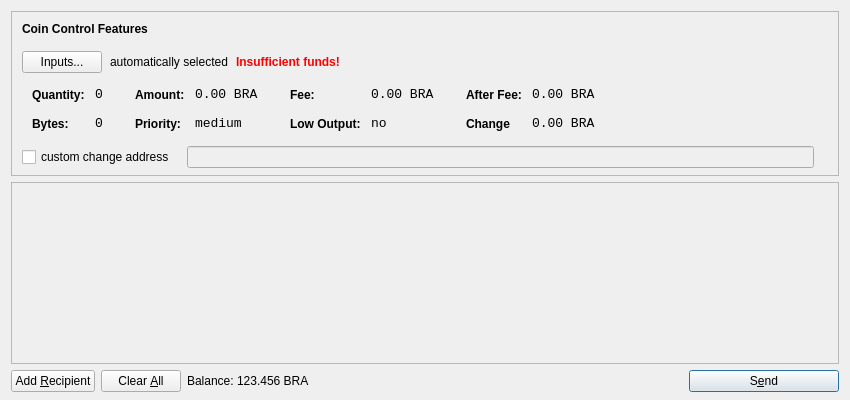
<?xml version="1.0" encoding="UTF-8"?>
<ui version="4.0">
 <class>SendCoinsDialog</class>
 <widget class="QDialog" name="SendCoinsDialog">
  <property name="geometry">
   <rect>
    <x>0</x>
    <y>0</y>
    <width>850</width>
    <height>400</height>
   </rect>
  </property>
  <property name="windowTitle">
   <string>Send Coins</string>
  </property>
  <layout class="QVBoxLayout" name="verticalLayout" stretch="0,1,0">
   <property name="bottomMargin">
    <number>8</number>
   </property>
   <item>
    <widget class="QFrame" name="frameCoinControl">
     <property name="sizePolicy">
      <sizepolicy hsizetype="Expanding" vsizetype="Expanding">
       <horstretch>0</horstretch>
       <verstretch>0</verstretch>
      </sizepolicy>
     </property>
     <property name="maximumSize">
      <size>
       <width>16777215</width>
       <height>16777215</height>
      </size>
     </property>
     <property name="frameShape">
      <enum>QFrame::StyledPanel</enum>
     </property>
     <property name="frameShadow">
      <enum>QFrame::Sunken</enum>
     </property>
     <layout class="QVBoxLayout" name="verticalLayoutCoinControl2">
      <property name="spacing">
       <number>-1</number>
      </property>
      <property name="leftMargin">
       <number>0</number>
      </property>
      <property name="topMargin">
       <number>0</number>
      </property>
      <property name="rightMargin">
       <number>0</number>
      </property>
      <property name="bottomMargin">
       <number>6</number>
      </property>
      <item>
       <layout class="QVBoxLayout" name="verticalLayoutCoinControl" stretch="0,0,0,0,1">
        <property name="spacing">
         <number>0</number>
        </property>
        <property name="leftMargin">
         <number>10</number>
        </property>
        <property name="topMargin">
         <number>10</number>
        </property>
        <item>
         <layout class="QHBoxLayout" name="horizontalLayoutCoinControl1">
          <property name="bottomMargin">
           <number>15</number>
          </property>
          <item>
           <widget class="QLabel" name="labelCoinControlFeatures">
            <property name="sizePolicy">
             <sizepolicy hsizetype="Preferred" vsizetype="Maximum">
              <horstretch>0</horstretch>
              <verstretch>0</verstretch>
             </sizepolicy>
            </property>
            <property name="font">
             <font>
              <weight>75</weight>
              <bold>true</bold>
             </font>
            </property>
            <property name="styleSheet">
             <string notr="true">font-weight:bold;</string>
            </property>
            <property name="text">
             <string>Coin Control Features</string>
            </property>
           </widget>
          </item>
         </layout>
        </item>
        <item>
         <layout class="QHBoxLayout" name="horizontalLayoutCoinControl2" stretch="0,0,0,0">
          <property name="spacing">
           <number>8</number>
          </property>
          <property name="bottomMargin">
           <number>10</number>
          </property>
          <item>
           <widget class="QPushButton" name="pushButtonCoinControl">
            <property name="styleSheet">
             <string notr="true"/>
            </property>
            <property name="text">
             <string>Inputs...</string>
            </property>
           </widget>
          </item>
          <item>
           <widget class="QLabel" name="labelCoinControlAutomaticallySelected">
            <property name="text">
             <string>automatically selected</string>
            </property>
            <property name="margin">
             <number>5</number>
            </property>
           </widget>
          </item>
          <item>
           <widget class="QLabel" name="labelCoinControlInsuffFunds">
            <property name="font">
             <font>
              <weight>75</weight>
              <bold>true</bold>
             </font>
            </property>
            <property name="styleSheet">
             <string notr="true">color:red;font-weight:bold;</string>
            </property>
            <property name="text">
             <string>Insufficient funds!</string>
            </property>
            <property name="margin">
             <number>5</number>
            </property>
           </widget>
          </item>
          <item>
           <spacer name="horizontalSpacerCoinControl">
            <property name="orientation">
             <enum>Qt::Horizontal</enum>
            </property>
            <property name="sizeHint" stdset="0">
             <size>
              <width>40</width>
              <height>1</height>
             </size>
            </property>
           </spacer>
          </item>
         </layout>
        </item>
        <item>
         <widget class="QWidget" name="widgetCoinControl" native="true">
          <property name="sizePolicy">
           <sizepolicy hsizetype="Preferred" vsizetype="Preferred">
            <horstretch>0</horstretch>
            <verstretch>0</verstretch>
           </sizepolicy>
          </property>
          <property name="minimumSize">
           <size>
            <width>0</width>
            <height>0</height>
           </size>
          </property>
          <property name="styleSheet">
           <string notr="true"/>
          </property>
          <layout class="QHBoxLayout" name="horizontalLayoutCoinControl5">
           <property name="margin">
            <number>0</number>
           </property>
           <item>
            <layout class="QHBoxLayout" name="horizontalLayoutCoinControl3" stretch="0,0,0,1">
             <property name="spacing">
              <number>20</number>
             </property>
             <property name="topMargin">
              <number>0</number>
             </property>
             <property name="bottomMargin">
              <number>10</number>
             </property>
             <item>
              <layout class="QFormLayout" name="formLayoutCoinControl1">
               <property name="horizontalSpacing">
                <number>10</number>
               </property>
               <property name="verticalSpacing">
                <number>14</number>
               </property>
               <property name="leftMargin">
                <number>10</number>
               </property>
               <property name="topMargin">
                <number>4</number>
               </property>
               <property name="rightMargin">
                <number>6</number>
               </property>
               <item row="0" column="0">
                <widget class="QLabel" name="labelCoinControlQuantityText">
                 <property name="styleSheet">
                  <string notr="true">font-weight:bold;</string>
                 </property>
                 <property name="text">
                  <string>Quantity:</string>
                 </property>
                 <property name="margin">
                  <number>0</number>
                 </property>
                </widget>
               </item>
               <item row="0" column="1">
                <widget class="QLabel" name="labelCoinControlQuantity">
                 <property name="font">
                  <font>
                   <family>Monospace</family>
                   <pointsize>10</pointsize>
                  </font>
                 </property>
                 <property name="cursor">
                  <cursorShape>IBeamCursor</cursorShape>
                 </property>
                 <property name="contextMenuPolicy">
                  <enum>Qt::ActionsContextMenu</enum>
                 </property>
                 <property name="text">
                  <string>0</string>
                 </property>
                 <property name="margin">
                  <number>0</number>
                 </property>
                 <property name="textInteractionFlags">
                  <set>Qt::LinksAccessibleByMouse|Qt::TextSelectableByKeyboard|Qt::TextSelectableByMouse</set>
                 </property>
                </widget>
               </item>
               <item row="1" column="0">
                <widget class="QLabel" name="labelCoinControlBytesText">
                 <property name="styleSheet">
                  <string notr="true">font-weight:bold;</string>
                 </property>
                 <property name="text">
                  <string>Bytes:</string>
                 </property>
                </widget>
               </item>
               <item row="1" column="1">
                <widget class="QLabel" name="labelCoinControlBytes">
                 <property name="font">
                  <font>
                   <family>Monospace</family>
                   <pointsize>10</pointsize>
                  </font>
                 </property>
                 <property name="cursor">
                  <cursorShape>IBeamCursor</cursorShape>
                 </property>
                 <property name="contextMenuPolicy">
                  <enum>Qt::ActionsContextMenu</enum>
                 </property>
                 <property name="text">
                  <string>0</string>
                 </property>
                 <property name="textInteractionFlags">
                  <set>Qt::LinksAccessibleByMouse|Qt::TextSelectableByKeyboard|Qt::TextSelectableByMouse</set>
                 </property>
                </widget>
               </item>
              </layout>
             </item>
             <item>
              <layout class="QFormLayout" name="formLayoutCoinControl2">
               <property name="horizontalSpacing">
                <number>10</number>
               </property>
               <property name="verticalSpacing">
                <number>14</number>
               </property>
               <property name="leftMargin">
                <number>6</number>
               </property>
               <property name="topMargin">
                <number>4</number>
               </property>
               <property name="rightMargin">
                <number>6</number>
               </property>
               <item row="0" column="0">
                <widget class="QLabel" name="labelCoinControlAmountText">
                 <property name="styleSheet">
                  <string notr="true">font-weight:bold;</string>
                 </property>
                 <property name="text">
                  <string>Amount:</string>
                 </property>
                 <property name="margin">
                  <number>0</number>
                 </property>
                </widget>
               </item>
               <item row="0" column="1">
                <widget class="QLabel" name="labelCoinControlAmount">
                 <property name="font">
                  <font>
                   <family>Monospace</family>
                   <pointsize>10</pointsize>
                  </font>
                 </property>
                 <property name="cursor">
                  <cursorShape>IBeamCursor</cursorShape>
                 </property>
                 <property name="contextMenuPolicy">
                  <enum>Qt::ActionsContextMenu</enum>
                 </property>
                 <property name="text">
                  <string>0.00 BRA</string>
                 </property>
                 <property name="textInteractionFlags">
                  <set>Qt::LinksAccessibleByMouse|Qt::TextSelectableByKeyboard|Qt::TextSelectableByMouse</set>
                 </property>
                </widget>
               </item>
               <item row="1" column="0">
                <widget class="QLabel" name="labelCoinControlPriorityText">
                 <property name="styleSheet">
                  <string notr="true">font-weight:bold;</string>
                 </property>
                 <property name="text">
                  <string>Priority:</string>
                 </property>
                </widget>
               </item>
               <item row="1" column="1">
                <widget class="QLabel" name="labelCoinControlPriority">
                 <property name="font">
                  <font>
                   <family>Monospace</family>
                   <pointsize>10</pointsize>
                  </font>
                 </property>
                 <property name="cursor">
                  <cursorShape>IBeamCursor</cursorShape>
                 </property>
                 <property name="contextMenuPolicy">
                  <enum>Qt::ActionsContextMenu</enum>
                 </property>
                 <property name="text">
                  <string>medium</string>
                 </property>
                 <property name="textInteractionFlags">
                  <set>Qt::LinksAccessibleByMouse|Qt::TextSelectableByKeyboard|Qt::TextSelectableByMouse</set>
                 </property>
                </widget>
               </item>
              </layout>
             </item>
             <item>
              <layout class="QFormLayout" name="formLayoutCoinControl3">
               <property name="horizontalSpacing">
                <number>10</number>
               </property>
               <property name="verticalSpacing">
                <number>14</number>
               </property>
               <property name="leftMargin">
                <number>6</number>
               </property>
               <property name="topMargin">
                <number>4</number>
               </property>
               <property name="rightMargin">
                <number>6</number>
               </property>
               <item row="0" column="0">
                <widget class="QLabel" name="labelCoinControlFeeText">
                 <property name="styleSheet">
                  <string notr="true">font-weight:bold;</string>
                 </property>
                 <property name="text">
                  <string>Fee:</string>
                 </property>
                 <property name="margin">
                  <number>0</number>
                 </property>
                </widget>
               </item>
               <item row="0" column="1">
                <widget class="QLabel" name="labelCoinControlFee">
                 <property name="font">
                  <font>
                   <family>Monospace</family>
                   <pointsize>10</pointsize>
                  </font>
                 </property>
                 <property name="cursor">
                  <cursorShape>IBeamCursor</cursorShape>
                 </property>
                 <property name="contextMenuPolicy">
                  <enum>Qt::ActionsContextMenu</enum>
                 </property>
                 <property name="text">
                  <string>0.00 BRA</string>
                 </property>
                 <property name="textInteractionFlags">
                  <set>Qt::LinksAccessibleByMouse|Qt::TextSelectableByKeyboard|Qt::TextSelectableByMouse</set>
                 </property>
                </widget>
               </item>
               <item row="1" column="0">
                <widget class="QLabel" name="labelCoinControlLowOutputText">
                 <property name="styleSheet">
                  <string notr="true">font-weight:bold;</string>
                 </property>
                 <property name="text">
                  <string>Low Output:</string>
                 </property>
                </widget>
               </item>
               <item row="1" column="1">
                <widget class="QLabel" name="labelCoinControlLowOutput">
                 <property name="font">
                  <font>
                   <family>Monospace</family>
                   <pointsize>10</pointsize>
                  </font>
                 </property>
                 <property name="cursor">
                  <cursorShape>IBeamCursor</cursorShape>
                 </property>
                 <property name="contextMenuPolicy">
                  <enum>Qt::ActionsContextMenu</enum>
                 </property>
                 <property name="text">
                  <string>no</string>
                 </property>
                 <property name="textInteractionFlags">
                  <set>Qt::LinksAccessibleByMouse|Qt::TextSelectableByKeyboard|Qt::TextSelectableByMouse</set>
                 </property>
                </widget>
               </item>
              </layout>
             </item>
             <item>
              <layout class="QFormLayout" name="formLayoutCoinControl4">
               <property name="horizontalSpacing">
                <number>10</number>
               </property>
               <property name="verticalSpacing">
                <number>14</number>
               </property>
               <property name="leftMargin">
                <number>6</number>
               </property>
               <property name="topMargin">
                <number>4</number>
               </property>
               <property name="rightMargin">
                <number>6</number>
               </property>
               <item row="0" column="0">
                <widget class="QLabel" name="labelCoinControlAfterFeeText">
                 <property name="styleSheet">
                  <string notr="true">font-weight:bold;</string>
                 </property>
                 <property name="text">
                  <string>After Fee:</string>
                 </property>
                 <property name="margin">
                  <number>0</number>
                 </property>
                </widget>
               </item>
               <item row="0" column="1">
                <widget class="QLabel" name="labelCoinControlAfterFee">
                 <property name="font">
                  <font>
                   <family>Monospace</family>
                   <pointsize>10</pointsize>
                  </font>
                 </property>
                 <property name="cursor">
                  <cursorShape>IBeamCursor</cursorShape>
                 </property>
                 <property name="contextMenuPolicy">
                  <enum>Qt::ActionsContextMenu</enum>
                 </property>
                 <property name="text">
                  <string>0.00 BRA</string>
                 </property>
                 <property name="textInteractionFlags">
                  <set>Qt::LinksAccessibleByMouse|Qt::TextSelectableByKeyboard|Qt::TextSelectableByMouse</set>
                 </property>
                </widget>
               </item>
               <item row="1" column="0">
                <widget class="QLabel" name="labelCoinControlChangeText">
                 <property name="styleSheet">
                  <string notr="true">font-weight:bold;</string>
                 </property>
                 <property name="text">
                  <string>Change</string>
                 </property>
                </widget>
               </item>
               <item row="1" column="1">
                <widget class="QLabel" name="labelCoinControlChange">
                 <property name="font">
                  <font>
                   <family>Monospace</family>
                   <pointsize>10</pointsize>
                  </font>
                 </property>
                 <property name="cursor">
                  <cursorShape>IBeamCursor</cursorShape>
                 </property>
                 <property name="contextMenuPolicy">
                  <enum>Qt::ActionsContextMenu</enum>
                 </property>
                 <property name="text">
                  <string>0.00 BRA</string>
                 </property>
                 <property name="textInteractionFlags">
                  <set>Qt::LinksAccessibleByMouse|Qt::TextSelectableByKeyboard|Qt::TextSelectableByMouse</set>
                 </property>
                </widget>
               </item>
              </layout>
             </item>
            </layout>
           </item>
          </layout>
         </widget>
        </item>
        <item>
         <layout class="QHBoxLayout" name="horizontalLayoutCoinControl4" stretch="0,0,0">
          <property name="spacing">
           <number>12</number>
          </property>
          <property name="sizeConstraint">
           <enum>QLayout::SetDefaultConstraint</enum>
          </property>
          <property name="topMargin">
           <number>5</number>
          </property>
          <property name="rightMargin">
           <number>5</number>
          </property>
          <item>
           <widget class="QCheckBox" name="checkBoxCoinControlChange">
            <property name="text">
             <string>custom change address</string>
            </property>
           </widget>
          </item>
          <item>
           <widget class="QLineEdit" name="lineEditCoinControlChange">
            <property name="enabled">
             <bool>false</bool>
            </property>
            <property name="sizePolicy">
             <sizepolicy hsizetype="Expanding" vsizetype="Fixed">
              <horstretch>0</horstretch>
              <verstretch>0</verstretch>
             </sizepolicy>
            </property>
           </widget>
          </item>
          <item>
           <widget class="QLabel" name="labelCoinControlChangeLabel">
            <property name="sizePolicy">
             <sizepolicy hsizetype="Preferred" vsizetype="Expanding">
              <horstretch>0</horstretch>
              <verstretch>0</verstretch>
             </sizepolicy>
            </property>
            <property name="minimumSize">
             <size>
              <width>0</width>
              <height>0</height>
             </size>
            </property>
            <property name="text">
             <string/>
            </property>
            <property name="margin">
             <number>3</number>
            </property>
           </widget>
          </item>
         </layout>
        </item>
        <item>
         <spacer name="verticalSpacerCoinControl">
          <property name="orientation">
           <enum>Qt::Vertical</enum>
          </property>
          <property name="sizeHint" stdset="0">
           <size>
            <width>800</width>
            <height>1</height>
           </size>
          </property>
         </spacer>
        </item>
       </layout>
      </item>
     </layout>
    </widget>
   </item>
   <item>
    <widget class="QScrollArea" name="scrollArea">
     <property name="widgetResizable">
      <bool>true</bool>
     </property>
     <widget class="QWidget" name="scrollAreaWidgetContents">
      <property name="geometry">
       <rect>
        <x>0</x>
        <y>0</y>
        <width>830</width>
        <height>165</height>
       </rect>
      </property>
      <layout class="QVBoxLayout" name="verticalLayout_2">
       <property name="margin">
        <number>0</number>
       </property>
       <item>
        <layout class="QVBoxLayout" name="entries">
         <property name="spacing">
          <number>6</number>
         </property>
        </layout>
       </item>
       <item>
        <spacer name="verticalSpacer">
         <property name="orientation">
          <enum>Qt::Vertical</enum>
         </property>
         <property name="sizeHint" stdset="0">
          <size>
           <width>20</width>
           <height>40</height>
          </size>
         </property>
        </spacer>
       </item>
      </layout>
     </widget>
    </widget>
   </item>
   <item>
    <layout class="QHBoxLayout" name="horizontalLayout">
     <item>
      <widget class="QPushButton" name="addButton">
       <property name="toolTip">
        <string>Send to multiple recipients at once</string>
       </property>
       <property name="text">
        <string>Add &amp;Recipient</string>
       </property>
       <property name="autoDefault">
        <bool>false</bool>
       </property>
      </widget>
     </item>
     <item>
      <widget class="QPushButton" name="clearButton">
       <property name="sizePolicy">
        <sizepolicy hsizetype="Minimum" vsizetype="Fixed">
         <horstretch>0</horstretch>
         <verstretch>0</verstretch>
        </sizepolicy>
       </property>
       <property name="toolTip">
        <string>Remove all transaction fields</string>
       </property>
       <property name="text">
        <string>Clear &amp;All</string>
       </property>
       <property name="autoRepeatDelay">
        <number>300</number>
       </property>
       <property name="autoDefault">
        <bool>false</bool>
       </property>
      </widget>
     </item>
     <item>
      <layout class="QHBoxLayout" name="horizontalLayout_2">
       <property name="spacing">
        <number>3</number>
       </property>
       <item>
        <widget class="QLabel" name="label">
         <property name="sizePolicy">
          <sizepolicy hsizetype="Preferred" vsizetype="Fixed">
           <horstretch>0</horstretch>
           <verstretch>0</verstretch>
          </sizepolicy>
         </property>
         <property name="text">
          <string>Balance:</string>
         </property>
        </widget>
       </item>
       <item>
        <widget class="QLabel" name="labelBalance">
         <property name="sizePolicy">
          <sizepolicy hsizetype="Preferred" vsizetype="Fixed">
           <horstretch>0</horstretch>
           <verstretch>0</verstretch>
          </sizepolicy>
         </property>
         <property name="cursor">
          <cursorShape>IBeamCursor</cursorShape>
         </property>
         <property name="text">
          <string>123.456 BRA</string>
         </property>
         <property name="textInteractionFlags">
          <set>Qt::LinksAccessibleByMouse|Qt::TextSelectableByKeyboard|Qt::TextSelectableByMouse</set>
         </property>
        </widget>
       </item>
      </layout>
     </item>
     <item>
      <spacer name="horizontalSpacer">
       <property name="orientation">
        <enum>Qt::Horizontal</enum>
       </property>
       <property name="sizeHint" stdset="0">
        <size>
         <width>40</width>
         <height>20</height>
        </size>
       </property>
      </spacer>
     </item>
     <item>
      <widget class="QPushButton" name="sendButton">
       <property name="minimumSize">
        <size>
         <width>150</width>
         <height>0</height>
        </size>
       </property>
       <property name="toolTip">
        <string>Confirm the send action</string>
       </property>
       <property name="text">
        <string>S&amp;end</string>
       </property>
       <property name="icon">
        <iconset resource="../bitcoin.qrc">
         <normaloff>:/icons/send</normaloff>:/icons/send</iconset>
       </property>
       <property name="default">
        <bool>true</bool>
       </property>
      </widget>
     </item>
    </layout>
   </item>
  </layout>
 </widget>
 <resources>
  <include location="../bitcoin.qrc"/>
 </resources>
 <connections/>
</ui>
